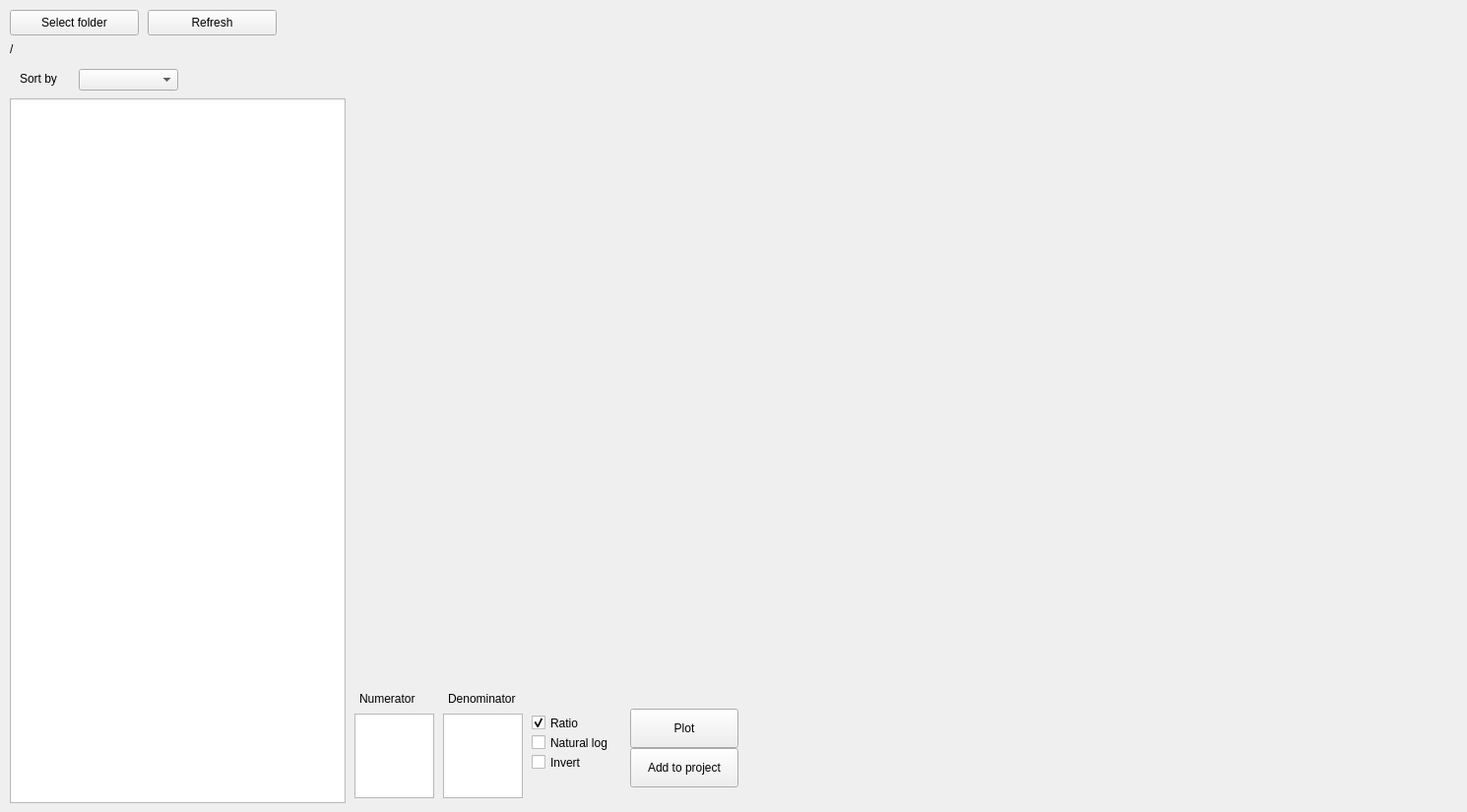
    <widget class="QWidget" name="tab_visualize">
     <attribute name="title">
      <string>Browse data</string>
     </attribute>
     <widget class="QListWidget" name="listFiles_bin">
      <property name="geometry">
       <rect>
        <x>10</x>
        <y>100</y>
        <width>341</width>
        <height>716</height>
       </rect>
      </property>
     </widget>
     <widget class="QPushButton" name="pushbutton_plot_bin">
      <property name="geometry">
       <rect>
        <x>640</x>
        <y>720</y>
        <width>110</width>
        <height>40</height>
       </rect>
      </property>
      <property name="text">
       <string>Plot</string>
      </property>
     </widget>
     <widget class="QCheckBox" name="checkBox_log_bin">
      <property name="geometry">
       <rect>
        <x>540</x>
        <y>745</y>
        <width>101</width>
        <height>19</height>
       </rect>
      </property>
      <property name="text">
       <string>Natural log</string>
      </property>
     </widget>
     <widget class="QLabel" name="label_CurrentFolder_3">
      <property name="geometry">
       <rect>
        <x>455</x>
        <y>700</y>
        <width>91</width>
        <height>20</height>
       </rect>
      </property>
      <property name="text">
       <string>Denominator</string>
      </property>
     </widget>
     <widget class="QLabel" name="label2">
      <property name="geometry">
       <rect>
        <x>365</x>
        <y>700</y>
        <width>71</width>
        <height>20</height>
       </rect>
      </property>
      <property name="text">
       <string>Numerator</string>
      </property>
     </widget>
     <widget class="QListWidget" name="listBinnedDataNumerator">
      <property name="geometry">
       <rect>
        <x>360</x>
        <y>725</y>
        <width>81</width>
        <height>86</height>
       </rect>
      </property>
     </widget>
     <widget class="QCheckBox" name="checkBox_inv_bin">
      <property name="geometry">
       <rect>
        <x>540</x>
        <y>765</y>
        <width>91</width>
        <height>19</height>
       </rect>
      </property>
      <property name="text">
       <string>Invert</string>
      </property>
     </widget>
     <widget class="QListWidget" name="listBinnedDataDenominator">
      <property name="geometry">
       <rect>
        <x>450</x>
        <y>725</y>
        <width>81</width>
        <height>86</height>
       </rect>
      </property>
     </widget>
     <widget class="QWidget" name="verticalLayoutWidget">
      <property name="geometry">
       <rect>
        <x>360</x>
        <y>10</y>
        <width>1121</width>
        <height>671</height>
       </rect>
      </property>
      <layout class="QVBoxLayout" name="layout_plot_files"/>
     </widget>
     <widget class="QPushButton" name="pushbutton_add_to_xasproject">
      <property name="geometry">
       <rect>
        <x>640</x>
        <y>760</y>
        <width>110</width>
        <height>40</height>
       </rect>
      </property>
      <property name="text">
       <string>Add to project</string>
      </property>
     </widget>
     <widget class="QComboBox" name="comboBox_sort_files_by">
      <property name="geometry">
       <rect>
        <x>80</x>
        <y>70</y>
        <width>101</width>
        <height>22</height>
       </rect>
      </property>
     </widget>
     <widget class="QPushButton" name="pushbuttonRefreshFolder">
      <property name="geometry">
       <rect>
        <x>150</x>
        <y>10</y>
        <width>131</width>
        <height>26</height>
       </rect>
      </property>
      <property name="text">
       <string>Refresh</string>
      </property>
     </widget>
     <widget class="QPushButton" name="pushbuttonSelectFolder">
      <property name="geometry">
       <rect>
        <x>10</x>
        <y>10</y>
        <width>131</width>
        <height>26</height>
       </rect>
      </property>
      <property name="text">
       <string>Select folder</string>
      </property>
     </widget>
     <widget class="QLabel" name="label3">
      <property name="geometry">
       <rect>
        <x>20</x>
        <y>70</y>
        <width>61</width>
        <height>20</height>
       </rect>
      </property>
      <property name="text">
       <string>Sort by</string>
      </property>
     </widget>
     <widget class="QLabel" name="label_working_folder">
      <property name="geometry">
       <rect>
        <x>10</x>
        <y>40</y>
        <width>341</width>
        <height>20</height>
       </rect>
      </property>
      <property name="text">
       <string>/</string>
      </property>
     </widget>
     <widget class="QCheckBox" name="checkBox_ratio">
      <property name="geometry">
       <rect>
        <x>540</x>
        <y>725</y>
        <width>101</width>
        <height>19</height>
       </rect>
      </property>
      <property name="text">
       <string>Ratio</string>
      </property>
      <property name="checked">
       <bool>true</bool>
      </property>
     </widget>
    </widget>
